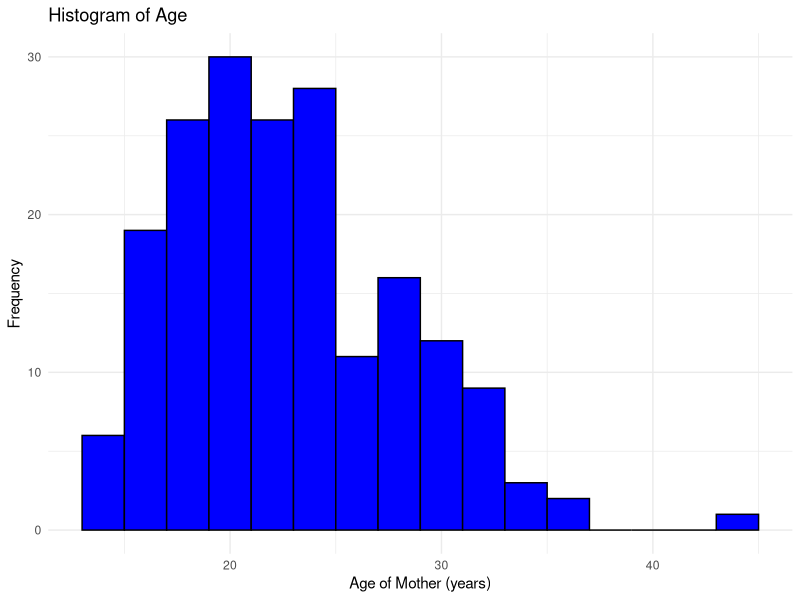
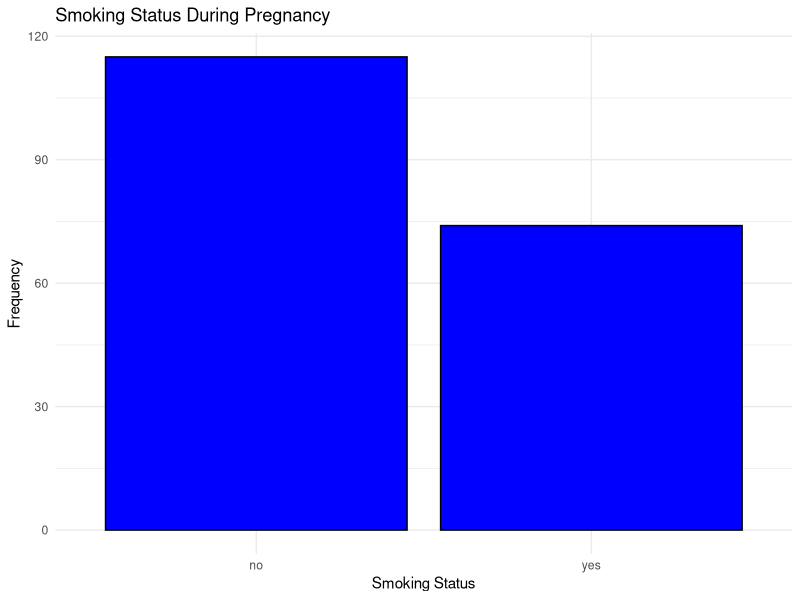

The R script that drew these images, in order:
## ---- chunk 1
#| label: setup
#| include: false

# configure global options for R code chunks:
# warning = F to suppress the display of warning messages 
# generated during the execution of code chunks
# message = F to suppress the display of messages produced 
# during the execution of code chunks
knitr::opts_chunk$set(warning = FALSE, 
                      message = FALSE, 
                      eval = FALSE)
## ---- chunk 2
#| include: false

library(haven)
library(dplyr)
library(ggplot2)

# Load the dataset
lowbwt <- read_sav("datasets/lowbwt.sav")

# Convert alll labelled variables into factor variables 
lowbwt <- lowbwt %>% mutate(across(where(is.labelled), as_factor))
## ---- chunk 3
   mean_age <- mean(lowbwt$age, na.rm = TRUE)
   mean_age
## ---- chunk 4
   sd_age <- sd(lowbwt$age, na.rm = TRUE)
   sd_age
## ---- chunk 5
   median_age <- median(lowbwt$age, na.rm = TRUE)
   median_age
## ---- chunk 6
   iqr_age <- IQR(lowbwt$age, na.rm = TRUE)
   iqr_age
## ---- chunk 7
ggplot(lowbwt, aes(x = age)) +
  geom_histogram(binwidth = 2, 
                 fill = "blue", 
                 color = "black") +
  labs(title = "Histogram of Age", 
       x = "Age of Mother (years)", 
       y = "Frequency") +
  theme_minimal()
## ---- chunk 8
   freq_smoke <- table(lowbwt$smoke)
   freq_smoke
## ---- chunk 9
   perc_smoke <- prop.table(freq_smoke) * 100
   perc_smoke
## ---- chunk 10
ggplot(lowbwt, aes(x = factor(smoke))) +
  geom_bar(fill = "blue", color = "black") +
  labs(title = "Smoking Status During Pregnancy", 
       x = "Smoking Status", 
       y = "Frequency") +
  theme_minimal()
## ---- chunk 11
# Probability that exactly 3 out of 10 patients respond 
# to the treatment (assuming p = 0.4)
p_response_3 <- dbinom(3, size = 10, prob = 0.4)
p_response_3
## ---- chunk 12
p_cum_3 <- pbinom(3, size = 10, prob = 0.4)
p_cum_3
## ---- chunk 13
# Standardize the value
z_value <- (80 - 72) / 10
z_value

# Use the standard normal distribution to find 
# the cumulative probability
cum_prob_weight <- pnorm(z_value)
cum_prob_weight
